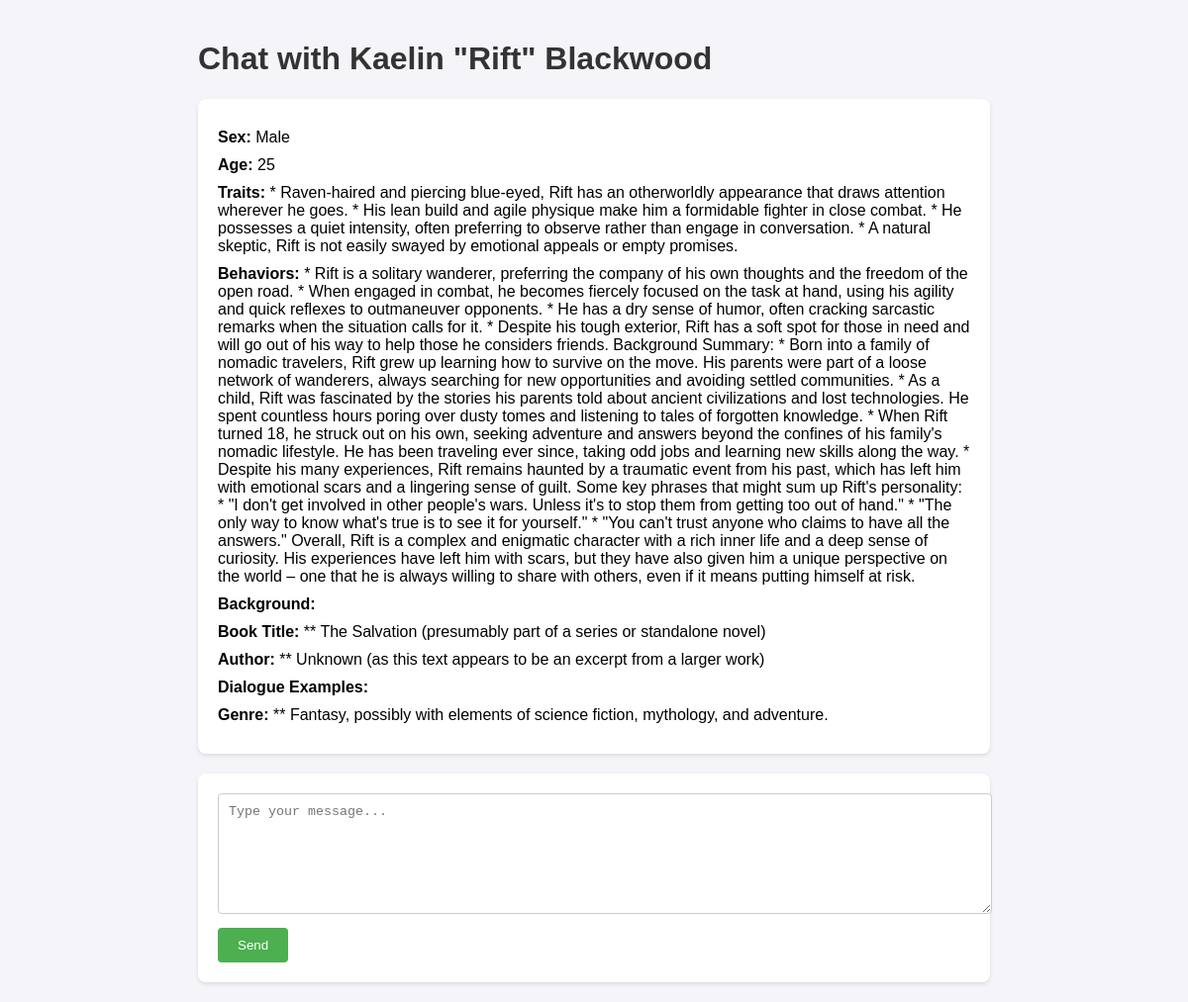
The page /character_chat/4 on the database its author committed.
### app/models/character.py (models this page shows)
class Character(Base):
    __tablename__ = "characters"
    id = Column(Integer, primary_key=True, index=True)
    name = Column(String, index=True)
    sex = Column(String, index=True)
    age = Column(String, index=True)
    traits = Column(String, index=True)
    behaviors = Column(String, index=True)
    background = Column(String, index=True)
    book_title = Column(String, index=True)
    author = Column(String, index=True)
    dialogue_examples = Column(String, index=True)
    genre = Column(String, index=True)

### app/routes/character_chat.py (the view)
@router.get("/character_chat/{character_id}")
async def character_chat(character_id: int, request: Request, db: Session = Depends(get_db)):
    character = db.query(Character).filter(Character.id == character_id).first()
    if not character:
        raise HTTPException(status_code=404, detail="Character not found")
    return templates.TemplateResponse("character_chat.html", {"request": request, "character": character})

### templates/character_chat.html (shortened to what this page needs)
<!DOCTYPE html>
<html lang="en">
<head>
</head>
<body>
    <h1>Chat with {{ character.name }}</h1>
    <div class="character-details">
        <p><strong>Sex:</strong> {{ character.sex }}</p>
        <p><strong>Age:</strong> {{ character.age }}</p>
        <p><strong>Traits:</strong> {{ character.traits }}</p>
        <p><strong>Behaviors:</strong> {{ character.behaviors }}</p>
        <p><strong>Background:</strong> {{ character.background }}</p>
        <p><strong>Book Title:</strong> {{ character.book_title }}</p>
        <p><strong>Author:</strong> {{ character.author }}</p>
        <p><strong>Dialogue Examples:</strong> {{ character.dialogue_examples }}</p>
        <p><strong>Genre:</strong> {{ character.genre }}</p>
    </div>
    <div class="chat-box">
        <textarea id="user-input" placeholder="Type your message..."></textarea>
        <button onclick="sendMessage()">Send</button>
    </div>
</body>
</html>

### templates/character_chat.html (style rules this page uses)
body { font-family: Arial, sans-serif; max-width: 800px; margin: 0 auto; padding: 20px; background-color: #f4f4f9; }
h1 { color: #333; }
.character-details { background: #fff; padding: 20px; border-radius: 8px; box-shadow: 0 2px 4px rgba(0, 0, 0, 0.1); margin-bottom: 20px; }
.character-details p { margin: 10px 0; }
.chat-box { background: #fff; padding: 20px; border-radius: 8px; box-shadow: 0 2px 4px rgba(0, 0, 0, 0.1); }
.chat-box textarea { width: 100%; height: 100px; padding: 10px; margin-bottom: 10px; border-radius: 4px; border: 1px solid #ccc; }
.chat-box button { padding: 10px 20px; background-color: #4CAF50; color: white; border: none; border-radius: 4px; cursor: pointer; }

### rows shown on the page
Character: name "Kaelin \"Rift\" Blackwood", sex "Male", age "25", traits "* Raven-haired and piercing blue-eyed, Rift has an otherworldly appearance that draws attention wherever he goes. * His lean build and agile physique make him a formidable fighter in close combat. * He possesses a quiet intensity, often preferring to observe rather than engage in conversation. * A natural skeptic, Rift is not easily swayed by emotional appeals or empty promises.", behaviors "* Rift is a solitary wanderer, preferring the company of his own thoughts and the freedom of the open road. * When engaged in combat, he becomes fiercely focused on the task at hand, using his agility and quick reflexes to outmaneuver opponents. * He has a dry sense of humor, often cracking sarcastic remarks when the situation calls for it. * Despite his tough exterior, Rift has a soft spot for those in need and will go out of his way to help those he considers friends. Background Summary: * Born into a family of nomadic travelers, Rift grew up learning how to survive on the move. His parents were part of a loose network of wanderers, always searching for new opportunities and avoiding…", book_title "** The Salvation (presumably part of a series or standalone novel)", author "** Unknown (as this text appears to be an excerpt from a larger work)", genre "** Fantasy, possibly with elements of science fiction, mythology, and adventure."
